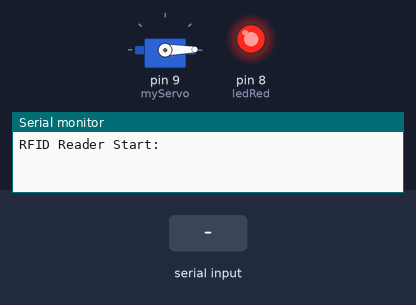
The sketch below on a simulated Arduino Uno, built with avr-gcc and run on an emulated ATmega328P. On the bench: servo, output pins drawn as LEDs (lit = HIGH), the last lines printed to the serial monitor. The inputs (shaded band) are chosen by the test bench.

Above: at 1.8 s.
1.9 s: "1" received over the second serial link
At 2.4 s:
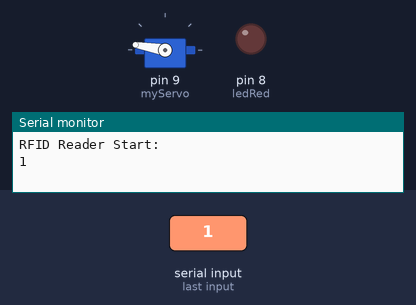
Timing chart, 0 to 4.9 s (numbered marks = the images above; inputs shaded):
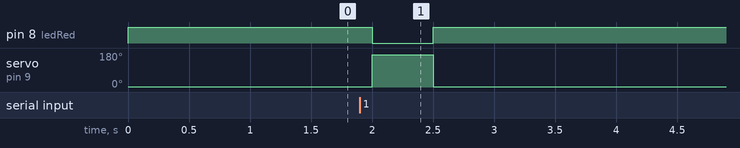

The sketch:

Door_rfid.ino
```cpp
#include <SoftwareSerial.h>
#include <Servo.h>

SoftwareSerial mySerial(10, 11); // RX, TX
Servo myServo;  //servo on pin 9
int ledRed = 8;
int dir;

void setup()
{
  Serial.begin(9600);
  Serial.println("RFID Reader Start:");
  mySerial.begin(9600);
  pinMode(ledRed, OUTPUT);
  myServo.attach(9);
}

void loop()
{
  myServo.write(1);
  digitalWrite(ledRed, HIGH);
  if (mySerial.available())
  {
    Serial.write(mySerial.read());
    digitalWrite(ledRed, LOW);
    myServo.write(170);
  }
  delay(500);
}
```

Measured:
- after the input at 1.9 s, pin 8 (ledRed): HIGH → LOW after 0.10 s, → HIGH 0.50 s later; servo on pin 9 (myServo): 1° → 170° after 0.10 s, → 1° 0.50 s later
